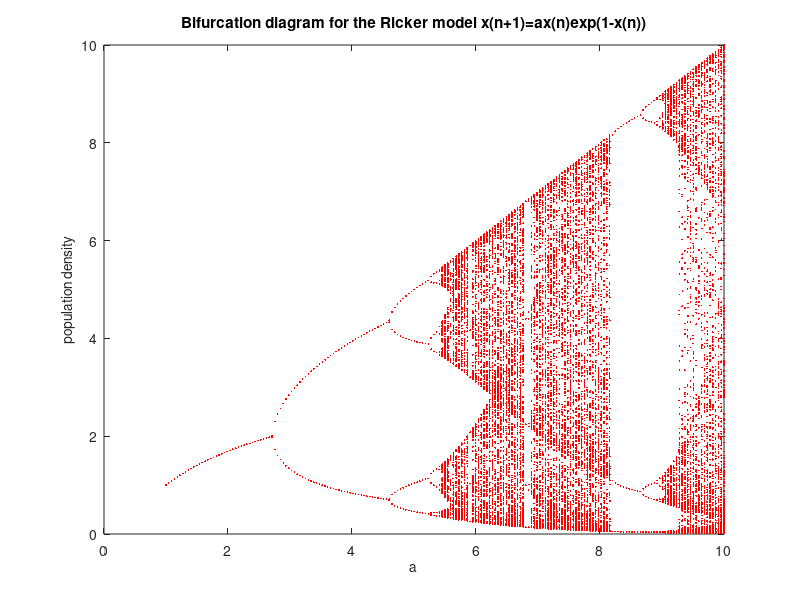

Reproduce this figure in MATLAB.
% logbif.m - this MATLAB file simulates the 
% Ricker model:  u(n+1)=a u(n)exp((1-u(n)))
% and carries out a bifurcation analysis by varying a.
% 200 different values of a are used between the 
% ranges amin and amax set by the user. A bifurcation
% plot is drawn by showing the last 250 points of
% a sequence of 1000 simulated points for each
% value of a. The initial condition is fixed at x0=.2
amin=1;
amax=10;
x0=.2;
n=1000;
jmax=200;
t=zeros(jmax+1,1);
z=zeros(jmax+1,250);
del=(amax-amin)/jmax;
for j=1:jmax+1
x=zeros(n+1,1);
x(1)=x0;
t(j)=(j-1)*del+amin;
a=t(j);
for i=1:n
x(i+1)=a*x(i)*exp(1-x(i));
if (i>750) 
   z(j,i-750)=x(i+1);
   end
end
end
plot(t,z,'r.','MarkerSize',4)
xlabel('a','FontSize',10), ylabel('population density','FontSize',10)
title('Bifurcation diagram for the Ricker model x(n+1)=ax(n)exp(1-x(n))')